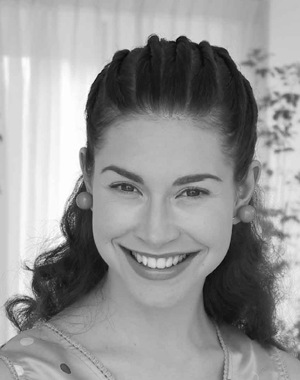
%> input picture komputerowePrzetwarzanieObrazu/zaj3/portret.jpg, 300 x 380 px
$ octave lab3.m   (GNU Octave 9; MATLAB toolbox functions it lacks are replaced by stand-ins)
%> lines starting %> are read from the running program, lines starting %| are printed output that depends on the picture
L1=imread('portret.jpg');
%> L1 is the input picture: size 380x300 uint8; min 5, max 255, mean 149.8
figure;
imshow (L1);
L2a=padarray(L1,[30 80],128,'post');
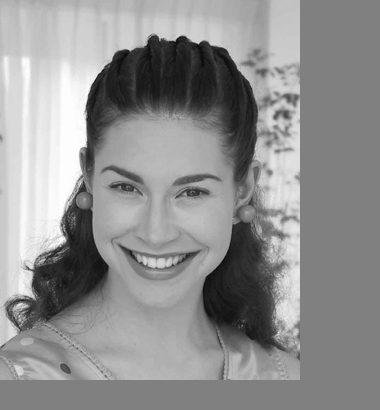
%> L2a: size 410x380 uint8; min 5, max 255, mean 144
figure;
imshow (L2a);
L2b=padarray(L1,80,128,'both');
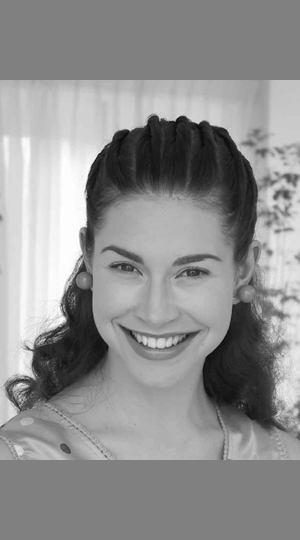
%> L2b: size 540x300 uint8; min 5, max 255, mean 143.4
figure;
imshow (L2b);
L2c=padarray(L1,[80 20],'replicate','both');
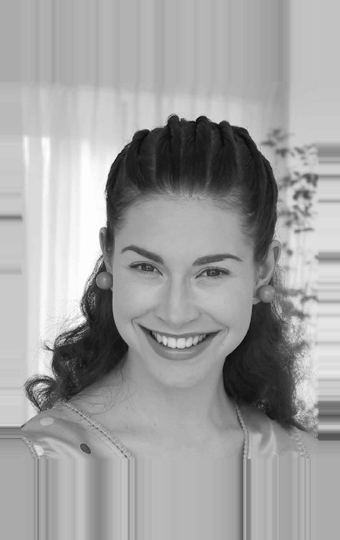
%> L2c: size 540x340 uint8; min 5, max 255, mean 160.5
figure;
imshow (L2c);
L2d=padarray(L1,30,'symmetric','pre');
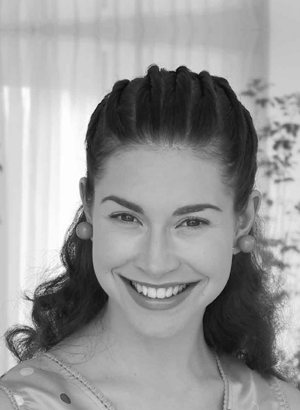
%> L2d: size 410x300 uint8; min 5, max 255, mean 152.5
figure;
imshow (L2d);
L2e=padarray(L1,[60 60],'symmetric','pre');
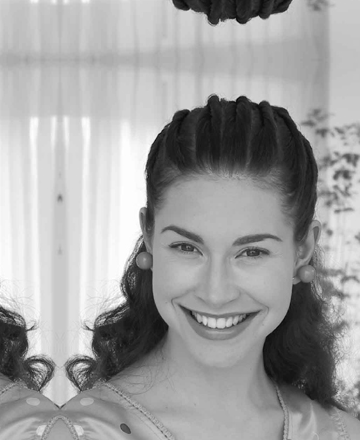
%> L2e: size 440x360 uint8; min 5, max 255, mean 159.8
figure;
imshow (L2e)
